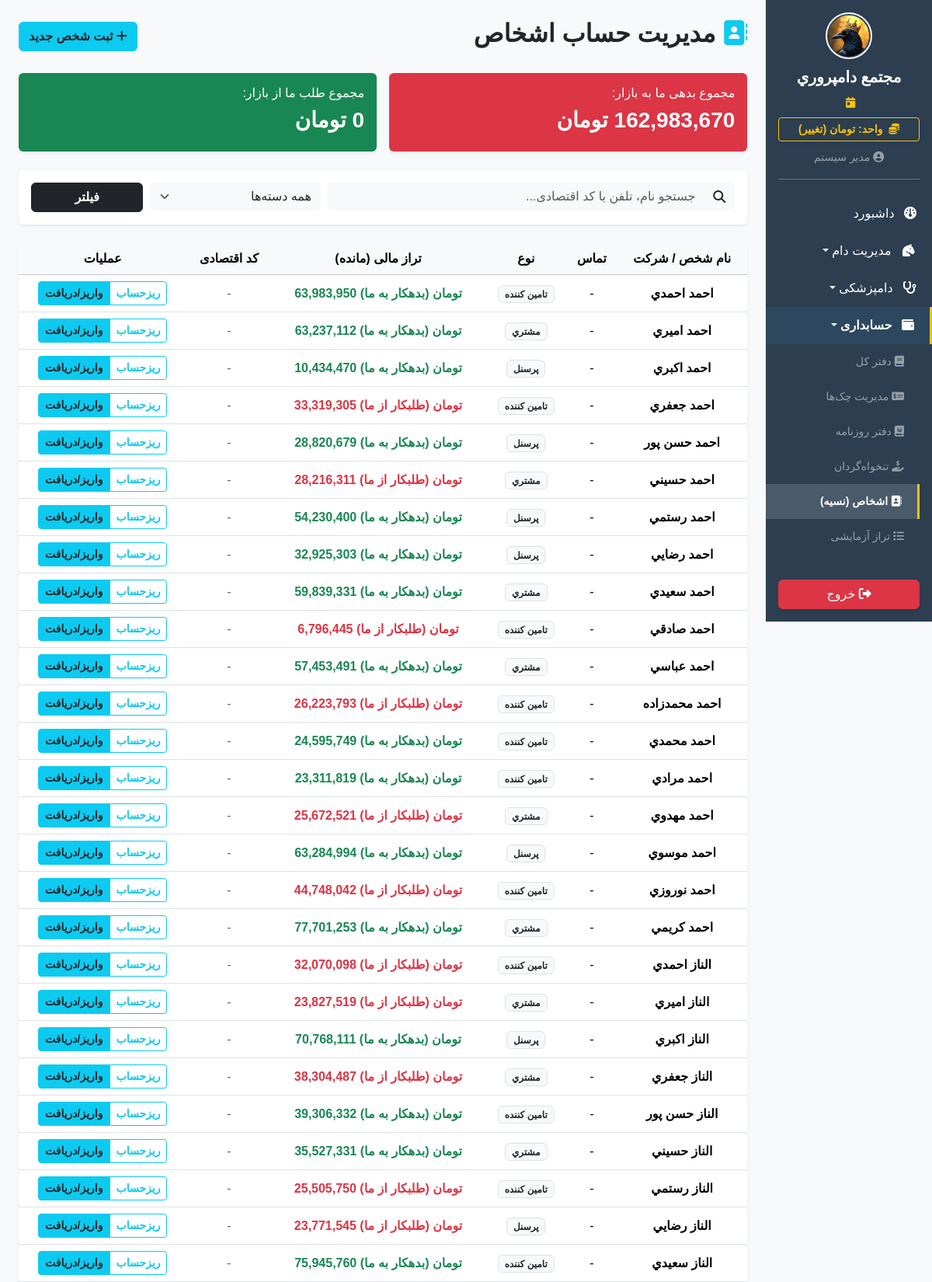
Page /finance/contacts (signed in, upper part) on the committed database.
### app/models.py (models this page shows)
class SystemSetting(db.Model):
    id = db.Column(db.Integer, primary_key=True)
    key = db.Column(db.String(50), unique=True, nullable=False)
    value = db.Column(db.String(255), nullable=False)
    description = db.Column(db.String(255), nullable=True)

class User(UserMixin, db.Model):
    id = db.Column(db.Integer, primary_key=True)
    username = db.Column(db.String(50), unique=True, nullable=False)
    password_hash = db.Column(db.String(255), nullable=False)
    name = db.Column(db.String(100), nullable=False)
    role = db.Column(db.String(20), default='کارگر') # مدیر، دامپزشک، حسابدار، کارگر
    can_view_livestock = db.Column(db.Boolean, default=False)
    can_view_finance = db.Column(db.Boolean, default=False)
    can_view_inventory = db.Column(db.Boolean, default=False)
    can_view_hr = db.Column(db.Boolean, default=False)
    can_view_reports = db.Column(db.Boolean, default=False)
    can_view_settings = db.Column(db.Boolean, default=False)

class Contact(db.Model):
    id = db.Column(db.Integer, primary_key=True)
    name = db.Column(db.String(150), nullable=False) # نام شخص، قصابی یا کارخانه
    phone = db.Column(db.String(20), nullable=True)
    contact_type = db.Column(db.String(50), default='عمومی') # مشتری، تامین‌کننده خوراک
    economic_code = db.Column(db.String(50), nullable=True)
    bank_card = db.Column(db.String(30), nullable=True)
    balance = db.Column(Numeric(18, 2), default=0.0)
    created_at = db.Column(db.DateTime, default=datetime.utcnow)
    transactions = db.relationship('Transaction', backref='contact', lazy=True)
    cheques = db.relationship('Cheque', backref='contact', lazy=True)
    documents = db.relationship('ContactDocument', backref='contact', lazy=True, cascade="all, delete-orphan")

### app/blueprints/finance.py (the view)
@finance_bp.route('/contacts')
@login_required
@permission_required('can_view_finance')
def contacts():
    from app.models import Contact, Account, JournalEntryLine
    search_q = request.args.get('search', '').strip()
    type_q = request.args.get('type', 'همه')
    page = request.args.get('page', 1, type=int)
    query = Contact.query
    if search_q:
        query = query.filter(
            (Contact.name.ilike(f"%{search_q}%")) |
            (Contact.phone.ilike(f"%{search_q}%")) |
            (Contact.economic_code.ilike(f"%{search_q}%"))
        )
    if type_q != 'همه':
        query = query.filter(Contact.contact_type == type_q)
    page_size = int(get_setting('page_size', 50))
    contacts_paginated = query.order_by(Contact.name).paginate(page=page, per_page=page_size, error_out=False)
    total_debt = Decimal('0')
    total_credit = Decimal('0')
    for c in contacts_paginated.items:
        bal = compute_contact_balance(c)
        sync_contact_balance(c)
        if bal < 0:
            total_debt -= bal
        elif bal > 0:
            total_credit += bal
    db.session.commit()
    return render_template('finance/contacts.html', contacts=contacts_paginated,
                           total_debt=total_debt, total_credit=total_credit,
                           current_search=search_q, current_type=type_q)

### app/__init__.py (called while the page is built)
def get_system_setting(key, default):
    from app.models import SystemSetting
    s = SystemSetting.query.filter_by(key=key).first()
    return s.value if s else default

### app/blueprints/dashboard.py (called while the page is built)
def get_setting(key, default):
    setting = SystemSetting.query.filter_by(key=key).first()
    return setting.value if setting else default

@dashboard_bp.app_context_processor
def inject_settings():
    try:
        all_settings = {s.key: s.value for s in SystemSetting.query.all()}
    except:
        all_settings = {}
    return dict(system_settings=all_settings)

### app/blueprints/finance.py (called while the page is built)
def compute_contact_balance(contact):
    from app.models import JournalEntryLine, Account
    recv = Account.query.filter_by(code='1030').first()
    pay = Account.query.filter_by(code='2010').first()
    if not recv or not pay:
        return Decimal('0')
    receivable = db.session.query(func.sum(JournalEntryLine.debit - JournalEntryLine.credit)).filter(
        JournalEntryLine.contact_id == contact.id, JournalEntryLine.account_id == recv.id
    ).scalar() or 0
    payable = db.session.query(func.sum(JournalEntryLine.credit - JournalEntryLine.debit)).filter(
        JournalEntryLine.contact_id == contact.id, JournalEntryLine.account_id == pay.id
    ).scalar() or 0
    return Decimal(str(receivable)) - Decimal(str(payable))

def sync_contact_balance(contact):
    computed = compute_contact_balance(contact)
    if abs(computed - Decimal(str(contact.balance or 0))) > Decimal('0.01'):
        contact.balance = float(computed)
        return True
    return False

def permission_required(permission_name):
    def decorator(f):
        @wraps(f)
        def decorated_function(*args, **kwargs):
            if not current_user.is_authenticated:
                return redirect(url_for('auth.login'))
            if not getattr(current_user, permission_name, False) and current_user.role != 'مدیر':
                flash('شما دسترسی لازم برای مشاهده این بخش را ندارید.', 'danger')
                return redirect(url_for('dashboard.index'))
            return f(*args, **kwargs)
        return decorated_function
    return decorator

### app/templates/finance/contacts.html (shortened to what this page needs)
{% extends 'base.html' %}
{% block content %}
<div class="d-flex justify-content-between align-items-center mb-4">
    <h2 class="fw-bold"><i class="fa-solid fa-address-book text-info"></i> مدیریت حساب اشخاص</h2>
    <button class="btn btn-info fw-bold text-dark" data-bs-toggle="modal" data-bs-target="#addContactModal"><i class="fa-solid fa-plus"></i> ثبت شخص جدید</button>
</div>
<div class="row g-3 mb-4">
    <div class="col-md-6"><div class="card bg-danger text-white border-0 shadow-sm"><div class="card-body"><h6>مجموع بدهی ما به بازار:</h6><h3 class="fw-bold">{{ total_debt|abs|currency }}</h3></div></div></div>
    <div class="col-md-6"><div class="card bg-success text-white border-0 shadow-sm"><div class="card-body"><h6>مجموع طلب ما از بازار:</h6><h3 class="fw-bold">{{ total_credit|currency }}</h3></div></div></div>
</div>
<div class="card border-0 shadow-sm mb-4 bg-white">
    <div class="card-body">
        <form method="GET" action="{{ url_for('finance.contacts') }}" class="row g-2">
            <div class="col-md-7">
                <div class="input-group">
                    <span class="input-group-text bg-light border-0"><i class="fa-solid fa-magnifying-glass"></i></span>
                    <input type="text" name="search" class="form-control border-0 bg-light" placeholder="جستجو نام، تلفن یا کد اقتصادی..." value="{{ current_search }}">
                </div>
            </div>
            <div class="col-md-3">
                <select name="type" class="form-select border-0 bg-light">
                    <option value="همه">همه دسته‌ها</option>
                </select>
            </div>
            <div class="col-md-2">
                <button type="submit" class="btn btn-dark w-100 fw-bold">فیلتر</button>
            </div>
        </form>
    </div>
</div>
<div class="card border-0 shadow-sm">
    <div class="card-body p-0">
        <table class="table table-hover align-middle text-center mb-0">
            <thead class="table-light"><tr><th>نام شخص / شرکت</th><th>تماس</th><th>نوع</th><th>تراز مالی (مانده)</th><th>کد اقتصادی</th><th>عملیات</th></tr></thead>
            <tbody>
                {% for c in contacts.items %}
                <tr>
                    <td class="fw-bold">{{ c.name }}</td>
                    <td dir="ltr">
                        {{ c.phone or '-' }}
                    </td>
                    <td><span class="badge bg-light text-dark border">{{ c.contact_type }}</span></td>
                    <td class="fw-bold {% if c.balance > 0 %}text-success{% elif c.balance < 0 %}text-danger{% else %}text-muted{% endif %}" dir="ltr">
                        {% if c.balance > 0 %}{{ c.balance|currency }} (بدهکار به ما)
                        {% elif c.balance < 0 %}{{ c.balance|abs|currency }} (طلبکار از ما)
                        {% else %}تسویه صفر{% endif %}
                    </td>
                    <td><code class="small text-muted">{{ c.economic_code or '-' }}</code></td>
                    <td>
                        <div class="btn-group">
                            <a href="{{ url_for('finance.contact_profile', id=c.id) }}" class="btn btn-sm btn-outline-info fw-bold">ریزحساب</a>
                            <a href="{{ url_for('finance.contact_profile', id=c.id, _anchor='actions') }}" class="btn btn-sm btn-info text-dark fw-bold">واریز/دریافت</a>
                        </div>
                    </td>
                </tr>
                {% else %}
                <tr><td colspan="6" class="py-5 text-muted">شخصی با این مشخصات یافت نشد.</td></tr>
                {% endfor %}
            </tbody>
        </table>
    </div>
</div>
{% endblock %}

### app/templates/base.html (shortened to what this page needs)
<!DOCTYPE html>
<html lang="fa" dir="rtl">
<head>
    <link href="https://cdn.jsdelivr.net/gh/rastikerdar/vazirmatn@v33.003/Vazirmatn-font-face.css" rel="stylesheet">
    <link rel="stylesheet" href="https://unpkg.com/persian-datepicker@1.2.0/dist/css/persian-datepicker.min.css">
    <link rel="stylesheet" href="https://cdn.jsdelivr.net/npm/bootstrap@5.3.2/dist/css/bootstrap.rtl.min.css">
    <link rel="stylesheet" href="https://cdnjs.cloudflare.com/ajax/libs/font-awesome/6.4.2/css/all.min.css">
    <link rel="stylesheet" href="{{ url_for('static', filename='css/style.css') }}">
    <link href="https://cdn.jsdelivr.net/npm/select2@4.1.0-rc.0/dist/css/select2.min.css" rel="stylesheet" />
</head>
<body>
    <div class="d-flex" id="wrapper">
        <div class="sidebar-bg d-flex flex-column" id="sidebar-wrapper">
            <div class="sidebar-heading text-center pt-3 pb-2 text-white">
                {% if system_settings.get('farm_logo_path') %}
                    <img src="{{ url_for('static', filename=system_settings.get('farm_logo_path')) }}" class="mb-2 rounded-circle border border-2 border-light" style="height: 60px; width: 60px; object-fit: cover;">
                {% else %}
                    <i class="fa-solid fa-sheep fs-2 mb-2"></i>
                {% endif %}
                <div class="fs-5 fw-bold">{{ system_settings.get('farm_name', 'دامداری من') }}</div>
            </div>
            <div class="text-center text-warning small mb-2 px-3">
                <i class="fa-solid fa-calendar-day me-1"></i>
            </div>
            <div class="px-3 mb-2">
                <a href="{{ url_for('dashboard.toggle_currency') }}" class="btn btn-sm btn-outline-warning w-100 fw-bold shadow-sm">
                    <i class="fa-solid fa-coins me-1"></i> واحد: {{ get_system_currency_from_settings() }} (تغییر)
                </a>
            </div>
            <div class="text-center text-white-50 mb-3 pb-3 border-bottom border-secondary mx-3">
                <small><i class="fa-solid fa-circle-user"></i> {% if current_user.is_authenticated %}{{ current_user.name.split(' (')[0] if '(' in current_user.name else current_user.name }}{% endif %}</small>
            </div>
            <div class="list-group list-group-flush my-1 sidebar-scroll" id="sidebar-accordion" style="overflow-y: auto;">
                <a href="{{ url_for('dashboard.index') }}" class="list-group-item list-group-item-action bg-transparent text-white "><i class="fa-solid fa-gauge me-2"></i> داشبورد</a>
                {% if current_user.is_authenticated %}
                    {% if current_user.can_view_livestock %}
                    <a href="#livestockSubmenu" data-bs-toggle="collapse" class="list-group-item list-group-item-action bg-transparent text-white dropdown-toggle {% if request.blueprint == 'livestock' %}active-sidebar-link{% endif %}"><i class="fa-solid fa-horse-head me-2"></i> مدیریت دام</a>
                    {% if current_user.role in ['مدیر', 'دامپزشک'] %}
                    <a href="#vetSubmenu" data-bs-toggle="collapse" class="list-group-item list-group-item-action bg-transparent text-white dropdown-toggle"><i class="fa-solid fa-stethoscope me-2"></i> دامپزشکی</a>
                    {% endif %}
                    {% endif %}
                    {% if current_user.can_view_finance %}
                    <a href="#financeSubmenu" data-bs-toggle="collapse" class="list-group-item list-group-item-action bg-transparent text-white dropdown-toggle finance-menu-item {% if request.blueprint == 'finance' %}active-sidebar-link{% endif %}" {% if request.blueprint == 'finance' %}aria-expanded="true"{% endif %}><i class="fa-solid fa-wallet me-2"></i> حسابداری</a>
                    <div class="collapse ps-3 {% if request.blueprint == 'finance' %}show{% endif %}" id="financeSubmenu" data-bs-parent="#sidebar-accordion">
                        <a href="{{ url_for('finance.index') }}" class="list-group-item list-group-item-action bg-transparent text-white-50 small border-0 "><i class="fa-solid fa-book"></i> دفتر کل</a>
                        <a href="{{ url_for('finance.cheques') }}" class="list-group-item list-group-item-action bg-transparent text-white-50 small border-0 {% if request.path == url_for('finance.cheques') %}active-sidebar-link{% endif %}"><i class="fa-solid fa-money-check-dollar"></i> مدیریت چک‌ها</a>
                        <a href="{{ url_for('finance.journal_entries') }}" class="list-group-item list-group-item-action bg-transparent text-white-50 small border-0 "><i class="fa-solid fa-journal-whills"></i> دفتر روزنامه</a>
                        <a href="{{ url_for('finance.petty_cash') }}" class="list-group-item list-group-item-action bg-transparent text-white-50 small border-0 {% if request.path == url_for('finance.petty_cash') %}active-sidebar-link{% endif %}"><i class="fa-solid fa-hand-holding-dollar"></i> تنخواه‌گردان</a>
                        <a href="{{ url_for('finance.contacts') }}" class="list-group-item list-group-item-action bg-transparent text-white-50 small border-0 {% if request.path == url_for('finance.contacts') %}active-sidebar-link{% endif %}"><i class="fa-solid fa-address-book"></i> اشخاص (نسیه)</a>
                        <a href="{{ url_for('finance.trial_balance') }}" class="list-group-item list-group-item-action bg-transparent text-white-50 small border-0 "><i class="fa-solid fa-list"></i> تراز آزمایشی</a>
                        <a href="{{ url_for('finance.statements') }}" class="list-group-item list-group-item-action bg-transparent text-warning fw-bold small border-0 "></a>
                    </div>
                    {% endif %}
                    {% endif %}
            </div>
            <div class="mt-auto p-3 w-100">
                <a href="{{ url_for('auth.logout') }}" class="btn btn-danger w-100 shadow-sm"><i class="fa-solid fa-right-from-bracket"></i> خروج</a>
            </div>
        </div>
        <div id="page-content-wrapper" class="w-100 bg-light" style="overflow-x: hidden;">
            <div class="container-fluid p-4">{% block content %}{% endblock %}</div>
        </div>
    </div>
</body>
</html>

### app/static/css/style.css (style rules this page uses)
body { font-family: 'Vazirmatn', sans-serif !important; background-color: #f8f9fa; }
#sidebar-wrapper { height: 100vh; position: sticky; top: 0; overflow-y: auto; width: 260px; background-color: #2c3e50; transition: margin .3s ease-out, transform .3s ease-out; }
#sidebar-wrapper .list-group-item { border: none; padding: 12px 20px; transition: all 0.3s; }
#page-content-wrapper { min-width: 0; width: 100%; }

### app/templates/base.html (style rules this page uses)
.active-sidebar-link { background-color: rgba(255, 255, 255, 0.15) !important; color: #fff !important; font-weight: bold !important; border-right: 3px solid #f1c40f !important; }
.finance-menu-item { background-color: rgba(52, 152, 219, 0.1) !important; border-bottom: 1px solid rgba(255,255,255,0.05); }
.sidebar-scroll { -ms-overflow-style: none; scrollbar-width: none; }

### rows in the picture
SystemSetting: value (picture)
SystemSetting: get "مجتمع دامپروري"
SystemSetting: value "تومان", value "162,983,670 تومان", value "0 تومان"
User: name "مدیر سیستم"
Contact: name "احمد احمدي", phone "-", contact_type "تامين کننده", balance "63,983,950 تومان", economic_code "-"
Contact: name "احمد اميري", phone "-", contact_type "مشتري", balance "63,237,112 تومان", economic_code "-"
Contact: name "احمد اکبري", phone "-", contact_type "پرسنل", balance "10,434,470 تومان", economic_code "-"
Contact: name "احمد جعفري", phone "-", contact_type "تامين کننده", balance|abs "33,319,305 تومان", economic_code "-"
Contact: name "احمد حسن پور", phone "-", contact_type "پرسنل", balance "28,820,679 تومان", economic_code "-"
Contact: name "احمد حسيني", phone "-", contact_type "مشتري", balance|abs "28,216,311 تومان", economic_code "-"
Contact: name "احمد رستمي", phone "-", contact_type "پرسنل", balance "54,230,400 تومان", economic_code "-"
Contact: name "احمد رضايي", phone "-", contact_type "پرسنل", balance "32,925,303 تومان", economic_code "-"
Contact: name "احمد سعيدي", phone "-", contact_type "مشتري", balance "59,839,331 تومان", economic_code "-"
Contact: name "احمد صادقي", phone "-", contact_type "تامين کننده", balance|abs "6,796,445 تومان", economic_code "-"
Contact: name "احمد عباسي", phone "-", contact_type "مشتري", balance "57,453,491 تومان", economic_code "-"
Contact: name "احمد محمدزاده", phone "-", contact_type "تامين کننده", balance|abs "26,223,793 تومان", economic_code "-"
Contact: name "احمد محمدي", phone "-", contact_type "تامين کننده", balance "24,595,749 تومان", economic_code "-"
Contact: name "احمد مرادي", phone "-", contact_type "تامين کننده", balance "23,311,819 تومان", economic_code "-"
Contact: name "احمد مهدوي", phone "-", contact_type "مشتري", balance|abs "25,672,521 تومان", economic_code "-"
Contact: name "احمد موسوي", phone "-", contact_type "پرسنل", balance "63,284,994 تومان", economic_code "-"
Contact: name "احمد نوروزي", phone "-", contact_type "تامين کننده", balance|abs "44,748,042 تومان", economic_code "-"
Contact: name "احمد کريمي", phone "-", contact_type "مشتري", balance "77,701,253 تومان", economic_code "-"
Contact: name "الناز احمدي", phone "-", contact_type "تامين کننده", balance|abs "32,070,098 تومان", economic_code "-"
Contact: name "الناز اميري", phone "-", contact_type "مشتري", balance|abs "23,827,519 تومان", economic_code "-"
Contact: name "الناز اکبري", phone "-", contact_type "پرسنل", balance "70,768,111 تومان", economic_code "-"
Contact: name "الناز جعفري", phone "-", contact_type "مشتري", balance|abs "38,304,487 تومان", economic_code "-"
Contact: name "الناز حسن پور", phone "-", contact_type "تامين کننده", balance "39,306,332 تومان", economic_code "-"
Contact: name "الناز حسيني", phone "-", contact_type "مشتري", balance "35,527,331 تومان", economic_code "-"
Contact: name "الناز رستمي", phone "-", contact_type "تامين کننده", balance|abs "25,505,750 تومان", economic_code "-"
Contact: name "الناز رضايي", phone "-", contact_type "پرسنل", balance|abs "23,771,545 تومان", economic_code "-"
Contact: name "الناز سعيدي", phone "-", contact_type "تامين کننده", balance "75,945,760 تومان", economic_code "-"
